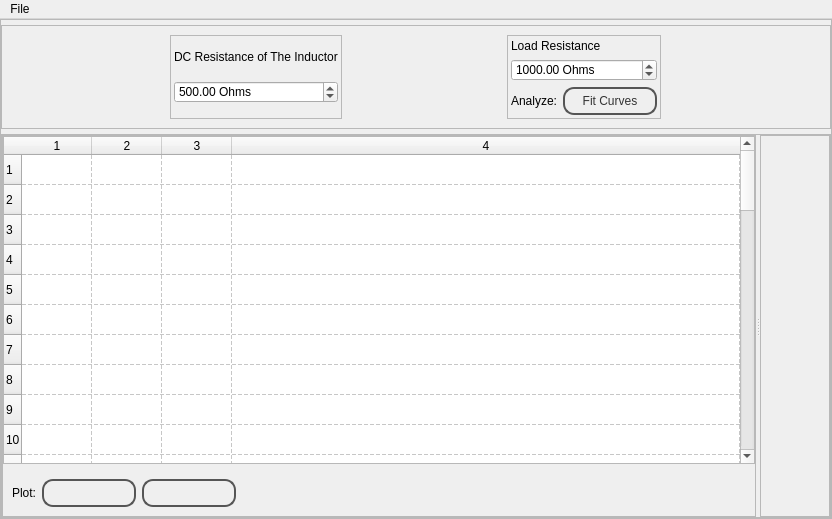
<?xml version="1.0" encoding="UTF-8"?>
<ui version="4.0">
 <class>MainWindow</class>
 <widget class="QMainWindow" name="MainWindow">
  <property name="geometry">
   <rect>
    <x>0</x>
    <y>0</y>
    <width>832</width>
    <height>519</height>
   </rect>
  </property>
  <property name="windowTitle">
   <string>MainWindow</string>
  </property>
  <property name="styleSheet">
   <string notr="true">QPushButton {
color: #333;
border: 2px solid #555;
border-radius: 11px;
padding: 5px;
background: qradialgradient(cx: 0.3, cy: -0.4,
fx: 0.3, fy: -0.4,
radius: 1.35, stop: 0 #fff, stop: 1 #888);
min-width: 80px;
}

QPushButton:pressed {
background: qradialgradient(cx: 0.4, cy: -0.1,
fx: 0.4, fy: -0.1,
radius: 1.35, stop: 0 #fff, stop: 1 #ddd);
}

QFrame.PeripheralCollection{
border-top-left-radius: 5px;
border-top-right-radius: 5px;
border: 1px solid black;
background: qlineargradient(x1: 0, y1: 0, x2: 0, y2: 1,
stop: 0 #6af, stop: 0.1 #689);
}
QFrame.PeripheralCollection QLabel {
color: white;
font-weight: bold;
}

QFrame.PeripheralCollectionInner {
background: qlineargradient(x1: 0, y1: 0, x2: 0, y2: 1,
stop: 0 #abe, stop: 0.7 #aba);
border: none;
border-top: 1px solid black;
}

QFrame.PeripheralCollectionInner QLabel{
color: black;
}

</string>
  </property>
  <widget class="QWidget" name="centralwidget">
   <layout class="QGridLayout" name="gridLayout_3">
    <property name="margin">
     <number>0</number>
    </property>
    <item row="0" column="0">
     <widget class="QFrame" name="widgetFrameOuter">
      <property name="sizePolicy">
       <sizepolicy hsizetype="Preferred" vsizetype="Preferred">
        <horstretch>0</horstretch>
        <verstretch>0</verstretch>
       </sizepolicy>
      </property>
      <property name="styleSheet">
       <string notr="true"/>
      </property>
      <property name="frameShape">
       <enum>QFrame::StyledPanel</enum>
      </property>
      <property name="frameShadow">
       <enum>QFrame::Raised</enum>
      </property>
      <property name="class" stdset="0">
       <string>PeripheralCollection</string>
      </property>
      <layout class="QVBoxLayout" name="verticalLayout_3">
       <property name="spacing">
        <number>5</number>
       </property>
       <property name="leftMargin">
        <number>0</number>
       </property>
       <property name="topMargin">
        <number>5</number>
       </property>
       <property name="rightMargin">
        <number>0</number>
       </property>
       <property name="bottomMargin">
        <number>0</number>
       </property>
       <item>
        <widget class="QFrame" name="frame">
         <property name="frameShape">
          <enum>QFrame::StyledPanel</enum>
         </property>
         <property name="frameShadow">
          <enum>QFrame::Raised</enum>
         </property>
         <layout class="QVBoxLayout" name="verticalLayout">
          <item>
           <layout class="QHBoxLayout" name="WidgetLayout">
            <item>
             <widget class="QFrame" name="frame_7">
              <property name="sizePolicy">
               <sizepolicy hsizetype="Maximum" vsizetype="Preferred">
                <horstretch>0</horstretch>
                <verstretch>0</verstretch>
               </sizepolicy>
              </property>
              <property name="minimumSize">
               <size>
                <width>0</width>
                <height>20</height>
               </size>
              </property>
              <property name="frameShape">
               <enum>QFrame::StyledPanel</enum>
              </property>
              <property name="frameShadow">
               <enum>QFrame::Raised</enum>
              </property>
              <layout class="QVBoxLayout" name="verticalLayout_6">
               <property name="margin">
                <number>3</number>
               </property>
               <item>
                <widget class="QLabel" name="label_4">
                 <property name="sizePolicy">
                  <sizepolicy hsizetype="Preferred" vsizetype="Maximum">
                   <horstretch>0</horstretch>
                   <verstretch>0</verstretch>
                  </sizepolicy>
                 </property>
                 <property name="toolTip">
                  <string>The Voltage drop measured across the inductor is a function of
both XL(Freq dependent ), and R.
 Ohmic Voltage drop due to R must therefore be subtracted</string>
                 </property>
                 <property name="text">
                  <string>DC Resistance of The Inductor</string>
                 </property>
                </widget>
               </item>
               <item>
                <widget class="QDoubleSpinBox" name="resistanceInductor">
                 <property name="sizePolicy">
                  <sizepolicy hsizetype="Minimum" vsizetype="Maximum">
                   <horstretch>0</horstretch>
                   <verstretch>0</verstretch>
                  </sizepolicy>
                 </property>
                 <property name="toolTip">
                  <string>The Voltage drop measured across the inductor is a function of
both XL(Freq dependent ), and R.
 Ohmic Voltage drop due to R must therefore be subtracted</string>
                 </property>
                 <property name="suffix">
                  <string> Ohms</string>
                 </property>
                 <property name="maximum">
                  <double>10000.000000000000000</double>
                 </property>
                 <property name="value">
                  <double>500.000000000000000</double>
                 </property>
                </widget>
               </item>
              </layout>
             </widget>
            </item>
            <item>
             <widget class="QFrame" name="frame_5">
              <property name="sizePolicy">
               <sizepolicy hsizetype="Maximum" vsizetype="Maximum">
                <horstretch>0</horstretch>
                <verstretch>0</verstretch>
               </sizepolicy>
              </property>
              <property name="minimumSize">
               <size>
                <width>0</width>
                <height>20</height>
               </size>
              </property>
              <property name="frameShape">
               <enum>QFrame::StyledPanel</enum>
              </property>
              <property name="frameShadow">
               <enum>QFrame::Raised</enum>
              </property>
              <layout class="QVBoxLayout" name="verticalLayout_4">
               <property name="margin">
                <number>3</number>
               </property>
               <item>
                <widget class="QLabel" name="label">
                 <property name="sizePolicy">
                  <sizepolicy hsizetype="Preferred" vsizetype="Maximum">
                   <horstretch>0</horstretch>
                   <verstretch>0</verstretch>
                  </sizepolicy>
                 </property>
                 <property name="text">
                  <string>Load Resistance</string>
                 </property>
                </widget>
               </item>
               <item>
                <widget class="QDoubleSpinBox" name="resistance">
                 <property name="sizePolicy">
                  <sizepolicy hsizetype="Minimum" vsizetype="Maximum">
                   <horstretch>0</horstretch>
                   <verstretch>0</verstretch>
                  </sizepolicy>
                 </property>
                 <property name="suffix">
                  <string> Ohms</string>
                 </property>
                 <property name="maximum">
                  <double>10000.000000000000000</double>
                 </property>
                 <property name="value">
                  <double>1000.000000000000000</double>
                 </property>
                </widget>
               </item>
               <item>
                <widget class="QFrame" name="frame_4">
                 <property name="frameShape">
                  <enum>QFrame::NoFrame</enum>
                 </property>
                 <property name="frameShadow">
                  <enum>QFrame::Raised</enum>
                 </property>
                 <layout class="QHBoxLayout" name="horizontalLayout">
                  <property name="margin">
                   <number>0</number>
                  </property>
                  <item>
                   <widget class="QLabel" name="analysisLabel">
                    <property name="text">
                     <string>Analyze:</string>
                    </property>
                   </widget>
                  </item>
                  <item>
                   <widget class="QPushButton" name="pushButton">
                    <property name="text">
                     <string>Fit Curves</string>
                    </property>
                   </widget>
                  </item>
                 </layout>
                </widget>
               </item>
              </layout>
             </widget>
            </item>
           </layout>
          </item>
         </layout>
        </widget>
       </item>
       <item>
        <widget class="QFrame" name="frame_2">
         <property name="sizePolicy">
          <sizepolicy hsizetype="Preferred" vsizetype="MinimumExpanding">
           <horstretch>0</horstretch>
           <verstretch>0</verstretch>
          </sizepolicy>
         </property>
         <property name="minimumSize">
          <size>
           <width>0</width>
           <height>50</height>
          </size>
         </property>
         <property name="frameShape">
          <enum>QFrame::StyledPanel</enum>
         </property>
         <property name="frameShadow">
          <enum>QFrame::Raised</enum>
         </property>
         <property name="class" stdset="0">
          <string>PeripheralCollectionInner</string>
         </property>
         <layout class="QHBoxLayout" name="horizontalLayout_2">
          <property name="spacing">
           <number>0</number>
          </property>
          <property name="margin">
           <number>0</number>
          </property>
          <item>
           <widget class="QSplitter" name="splitter">
            <property name="orientation">
             <enum>Qt::Horizontal</enum>
            </property>
            <widget class="QFrame" name="frame_3">
             <property name="sizePolicy">
              <sizepolicy hsizetype="Preferred" vsizetype="Preferred">
               <horstretch>0</horstretch>
               <verstretch>0</verstretch>
              </sizepolicy>
             </property>
             <property name="minimumSize">
              <size>
               <width>300</width>
               <height>0</height>
              </size>
             </property>
             <property name="frameShape">
              <enum>QFrame::StyledPanel</enum>
             </property>
             <property name="frameShadow">
              <enum>QFrame::Raised</enum>
             </property>
             <layout class="QVBoxLayout" name="verticalLayout_2">
              <property name="margin">
               <number>0</number>
              </property>
              <item>
               <widget class="QTableWidget" name="resultsTable">
                <property name="sizePolicy">
                 <sizepolicy hsizetype="Preferred" vsizetype="Expanding">
                  <horstretch>0</horstretch>
                  <verstretch>0</verstretch>
                 </sizepolicy>
                </property>
                <property name="autoScrollMargin">
                 <number>10</number>
                </property>
                <property name="textElideMode">
                 <enum>Qt::ElideRight</enum>
                </property>
                <property name="gridStyle">
                 <enum>Qt::DashLine</enum>
                </property>
                <property name="sortingEnabled">
                 <bool>false</bool>
                </property>
                <property name="rowCount">
                 <number>50</number>
                </property>
                <property name="columnCount">
                 <number>4</number>
                </property>
                <attribute name="horizontalHeaderCascadingSectionResizes">
                 <bool>true</bool>
                </attribute>
                <attribute name="horizontalHeaderDefaultSectionSize">
                 <number>70</number>
                </attribute>
                <attribute name="horizontalHeaderMinimumSectionSize">
                 <number>70</number>
                </attribute>
                <attribute name="horizontalHeaderShowSortIndicator" stdset="0">
                 <bool>false</bool>
                </attribute>
                <attribute name="horizontalHeaderStretchLastSection">
                 <bool>true</bool>
                </attribute>
                <attribute name="verticalHeaderStretchLastSection">
                 <bool>true</bool>
                </attribute>
                <row/>
                <row/>
                <row/>
                <row/>
                <row/>
                <row/>
                <row/>
                <row/>
                <row/>
                <row/>
                <row/>
                <row/>
                <row/>
                <row/>
                <row/>
                <row/>
                <row/>
                <row/>
                <row/>
                <row/>
                <row/>
                <row/>
                <row/>
                <row/>
                <row/>
                <row/>
                <row/>
                <row/>
                <row/>
                <row/>
                <row/>
                <row/>
                <row/>
                <row/>
                <row/>
                <row/>
                <row/>
                <row/>
                <row/>
                <row/>
                <row/>
                <row/>
                <row/>
                <row/>
                <row/>
                <row/>
                <row/>
                <row/>
                <row/>
                <row/>
                <column/>
                <column/>
                <column/>
                <column/>
               </widget>
              </item>
              <item>
               <widget class="QFrame" name="frame_6">
                <property name="sizePolicy">
                 <sizepolicy hsizetype="Maximum" vsizetype="Preferred">
                  <horstretch>0</horstretch>
                  <verstretch>0</verstretch>
                 </sizepolicy>
                </property>
                <property name="frameShape">
                 <enum>QFrame::NoFrame</enum>
                </property>
                <property name="frameShadow">
                 <enum>QFrame::Raised</enum>
                </property>
                <layout class="QHBoxLayout" name="horizontalLayout_3">
                 <item>
                  <widget class="QLabel" name="label_3">
                   <property name="text">
                    <string>Plot:</string>
                   </property>
                  </widget>
                 </item>
                 <item>
                  <widget class="QPushButton" name="plotAButton">
                   <property name="text">
                    <string/>
                   </property>
                  </widget>
                 </item>
                 <item>
                  <widget class="QPushButton" name="plotBButton">
                   <property name="text">
                    <string/>
                   </property>
                  </widget>
                 </item>
                </layout>
               </widget>
              </item>
             </layout>
            </widget>
            <widget class="QScrollArea" name="scrollArea">
             <property name="widgetResizable">
              <bool>true</bool>
             </property>
             <widget class="QWidget" name="scrollAreaWidgetContents">
              <property name="geometry">
               <rect>
                <x>0</x>
                <y>0</y>
                <width>461</width>
                <height>362</height>
               </rect>
              </property>
              <layout class="QGridLayout" name="gridLayout_4">
               <property name="margin">
                <number>2</number>
               </property>
               <property name="spacing">
                <number>2</number>
               </property>
               <item row="0" column="0">
                <layout class="QGridLayout" name="plot_area"/>
               </item>
              </layout>
             </widget>
            </widget>
           </widget>
          </item>
         </layout>
        </widget>
       </item>
      </layout>
     </widget>
    </item>
   </layout>
  </widget>
  <widget class="QMenuBar" name="menubar">
   <property name="geometry">
    <rect>
     <x>0</x>
     <y>0</y>
     <width>832</width>
     <height>25</height>
    </rect>
   </property>
   <widget class="QMenu" name="menuFile">
    <property name="title">
     <string>File</string>
    </property>
    <addaction name="actionSave_as"/>
   </widget>
   <addaction name="menuFile"/>
  </widget>
  <action name="actionSave_as">
   <property name="text">
    <string>save as</string>
   </property>
  </action>
 </widget>
 <resources/>
 <connections>
  <connection>
   <sender>plotAButton</sender>
   <signal>clicked()</signal>
   <receiver>MainWindow</receiver>
   <slot>plotA()</slot>
   <hints>
    <hint type="sourcelabel">
     <x>145</x>
     <y>498</y>
    </hint>
    <hint type="destinationlabel">
     <x>281</x>
     <y>542</y>
    </hint>
   </hints>
  </connection>
  <connection>
   <sender>plotBButton</sender>
   <signal>clicked()</signal>
   <receiver>MainWindow</receiver>
   <slot>plotB()</slot>
   <hints>
    <hint type="sourcelabel">
     <x>242</x>
     <y>492</y>
    </hint>
    <hint type="destinationlabel">
     <x>358</x>
     <y>541</y>
    </hint>
   </hints>
  </connection>
  <connection>
   <sender>pushButton</sender>
   <signal>clicked()</signal>
   <receiver>MainWindow</receiver>
   <slot>fit()</slot>
   <hints>
    <hint type="sourcelabel">
     <x>645</x>
     <y>116</y>
    </hint>
    <hint type="destinationlabel">
     <x>-19</x>
     <y>142</y>
    </hint>
   </hints>
  </connection>
  <connection>
   <sender>actionSave_as</sender>
   <signal>triggered()</signal>
   <receiver>MainWindow</receiver>
   <slot>saveFile()</slot>
   <hints>
    <hint type="sourcelabel">
     <x>-1</x>
     <y>-1</y>
    </hint>
    <hint type="destinationlabel">
     <x>415</x>
     <y>259</y>
    </hint>
   </hints>
  </connection>
 </connections>
 <slots>
  <slot>delete_curve()</slot>
  <slot>fit()</slot>
  <slot>plotA()</slot>
  <slot>plotB()</slot>
  <slot>saveFile()</slot>
 </slots>
</ui>
